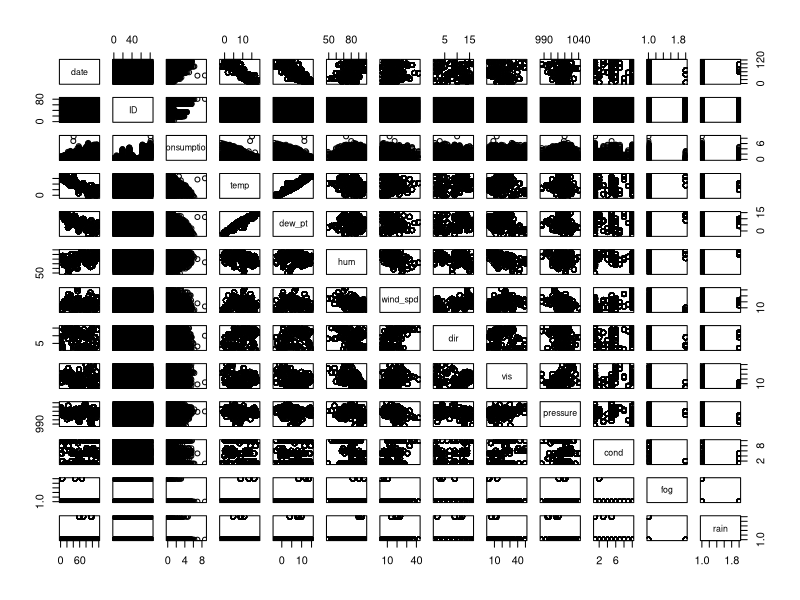
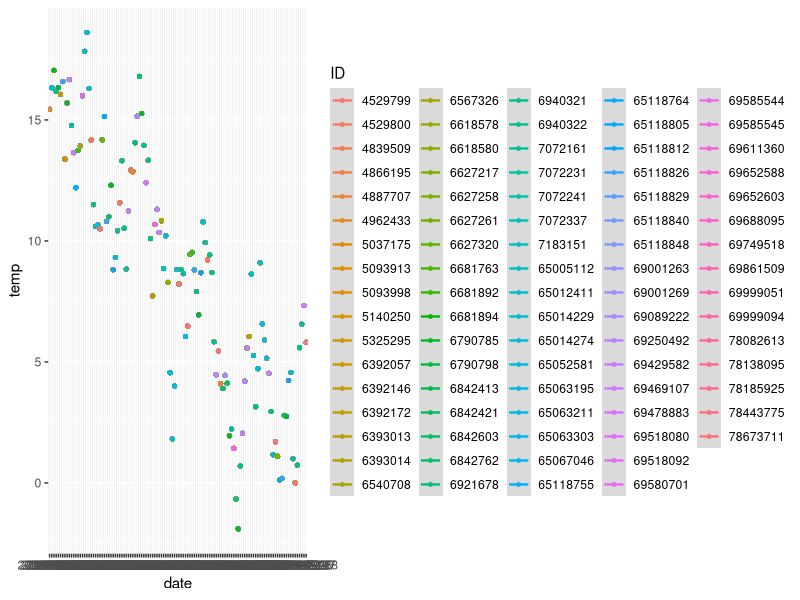
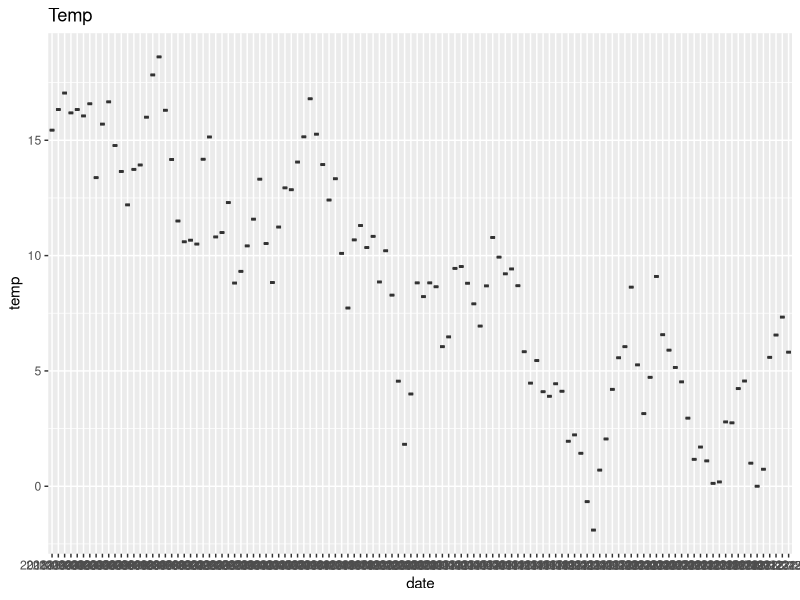

Reproduce these figures in R, in order.
#### Introduction ####
rm(list=ls())

library(tidyverse)
library(ggplot2)
library(car)
library(stringr)
library(xtable)

#### Loading the data ####
D <- read.csv("merged_data.csv", header=TRUE)

#### Changing the datatable #####
str(D)
D <- mutate(D,
                across(c(dir, cond, fog, rain, ID),factor)
)

#### Creating initalizing plots ####
plot(D)

ggplot(D, aes(x=date, y=temp, col=ID)) + 
  geom_point(size=1)+
  geom_smooth(method=lm,alpha=0.2, size=0.8) 

ggplot(D,aes(x=date, y=temp)) +
  geom_boxplot() + ggtitle("Temp")

